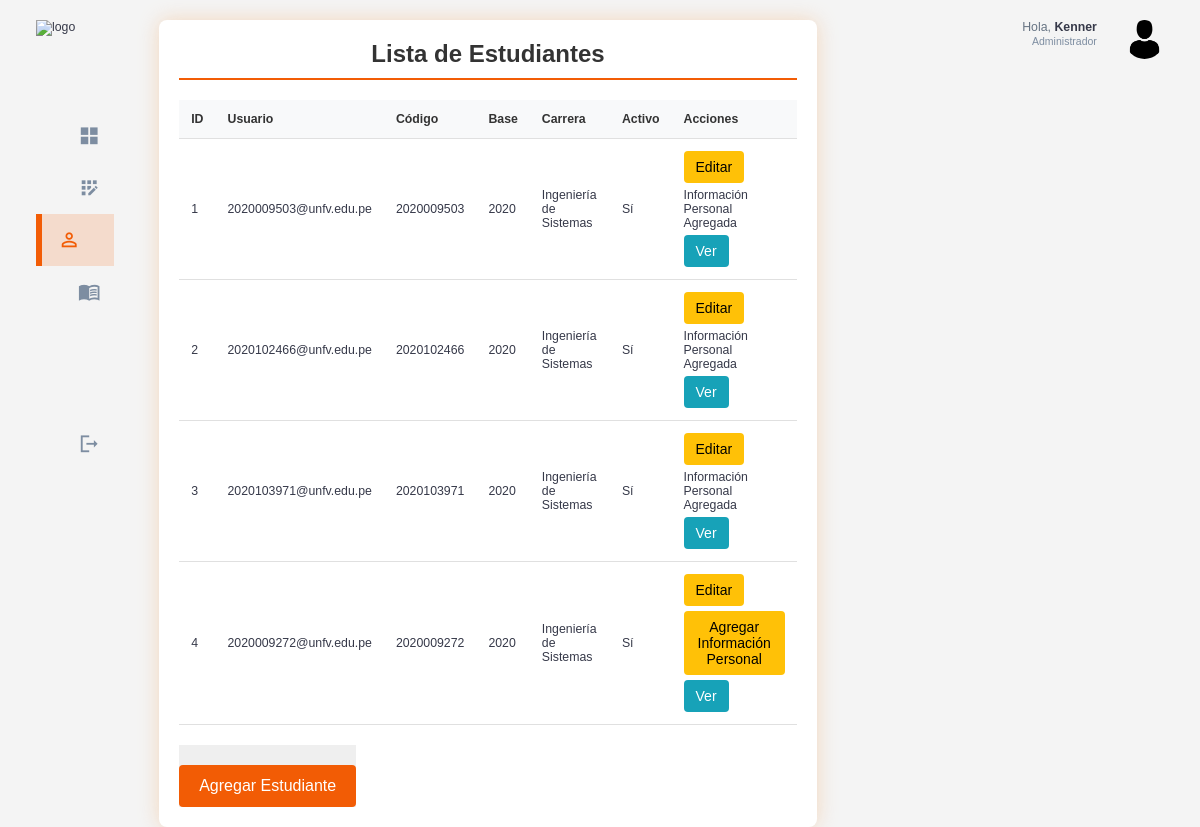
The app's page /estudiantes/ (signed in), older data.
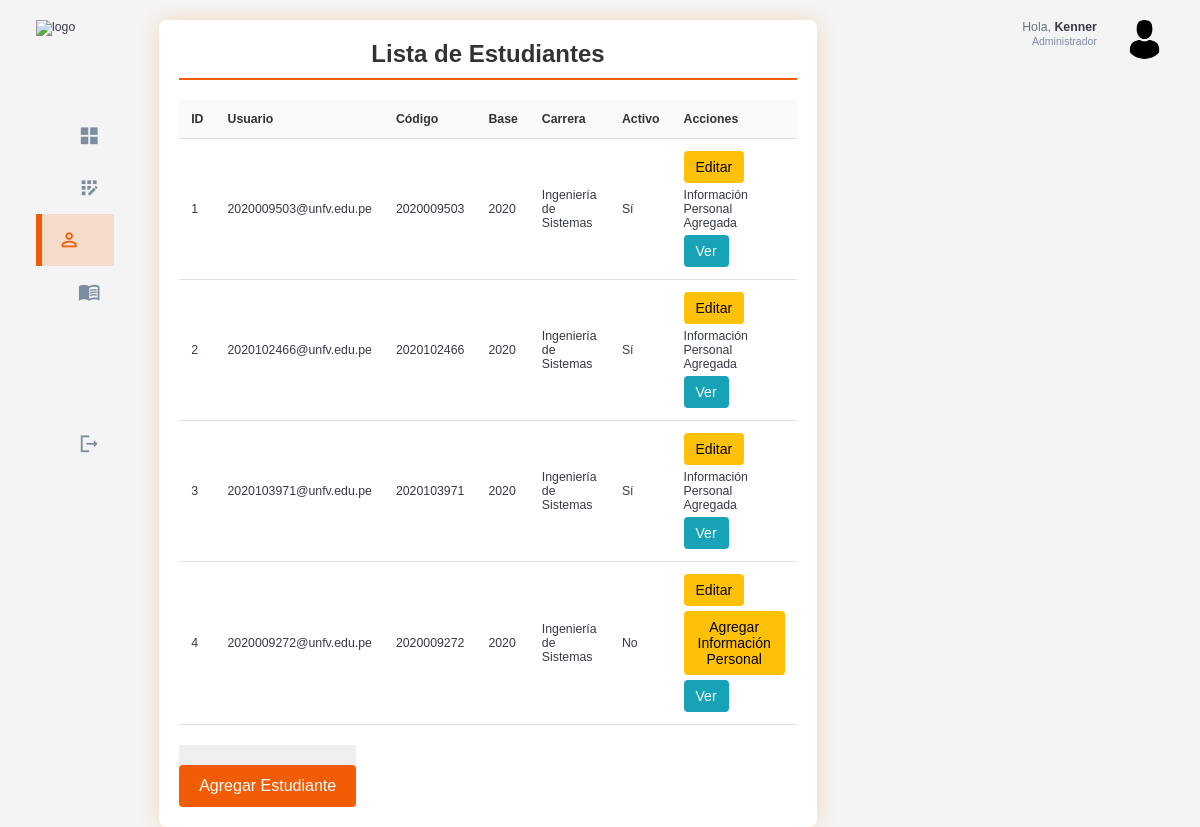
The same page, newer data.
### estudiantes/models.py (models this page shows, shortened)
class Estudiante(models.Model):
    usuario = models.OneToOneField(Usuario, on_delete=models.CASCADE)
    codigo = models.CharField(max_length=10,unique=True)
    base = models.CharField(max_length=20)
    carrera = models.CharField(max_length=100)
    activo = models.BooleanField(default=True)

### usuarios/models.py (models this page shows, shortened)
class Usuario(AbstractUser):
    id = models.AutoField(primary_key=True)
    rol = models.ForeignKey(Rol, on_delete=models.CASCADE, null=True, blank=False)

### usuarios/decorators.py (the view)
        def _wrapped_view(request, *args, **kwargs):
            if request.user.is_authenticated and (request.user.rol.nombre_rol == role or request.user.rol.is_admin):
                return view_func(request, *args, **kwargs)
            else:
                raise PermissionDenied  # Lanza un error si no tiene el rol correcto

### estudiantes/views.py (called while the page is built)
@login_required
@role_required('Administrador')
def listar_estudiantes(request):
    estudiantes = Estudiante.objects.all()  # Obtiene todos los estudiantes
    return render(request, 'estudiantes/listar_estudiantes.html', {'estudiantes': estudiantes})

### templates/estudiantes/listar_estudiantes.html (shortened to what this page needs)
{% extends 'base.html' %}
{% load static %}
{% block extra_css %}
    <link rel="stylesheet" href="{% static 'css/student_list.css' %}">
{% endblock %}
{% block content %}
<div class="student-list-container">
    <h2>Lista de Estudiantes</h2>
    <div class="table-responsive">
        <table class="student-table">
            <thead>
                <tr>
                    <th>ID</th>
                    <th>Usuario</th>
                    <th>Código</th>
                    <th>Base</th>
                    <th>Carrera</th>
                    <th>Activo</th>
                    <th>Acciones</th>
                </tr>
            </thead>
            <tbody>
                {% for estudiante in estudiantes %}
                <tr>
                    <td>{{ estudiante.id }}</td>
                    <td>{{ estudiante.usuario.username }}</td>
                    <td>{{ estudiante.codigo }}</td>
                    <td>{{ estudiante.base }}</td>
                    <td>{{ estudiante.carrera }}</td>
                    <td>{{ estudiante.activo|yesno:"Sí,No" }}</td>
                    <td class="actions">
                        <a href="{% url 'editar_estudiante' estudiante.pk %}" class="btn btn-edit">Editar</a>
                            {% if estudiante.informacionpersonal %}
                        <span>Información Personal Agregada</span>
                            {% else %}
                        <a href="{% url 'agregar_informacion_personal' estudiante.pk %}" class="btn btn-edit">Agregar Información Personal</a>
                            {% endif %}
                        <a href="{% url 'ver_informacion_estudiante' estudiante.pk %}" class="btn btn-view">Ver</a>
                    </td>
                </tr>
                {% empty %}
                <tr>
                    <td colspan="7">No hay estudiantes registrados.</td>
                </tr>
                {% endfor %}
            </tbody>
        </table>
    </div>
    <button type="submit"><a href="{% url 'agregar_estudiante'%}" class="btn btn-add">Agregar Estudiante</a></button>
</div>
{% endblock %}

Row changes from the older to the newer data that the page shows:
changed Estudiante "2020009272@unfv.edu.pe": activo "Sí" → "No"
